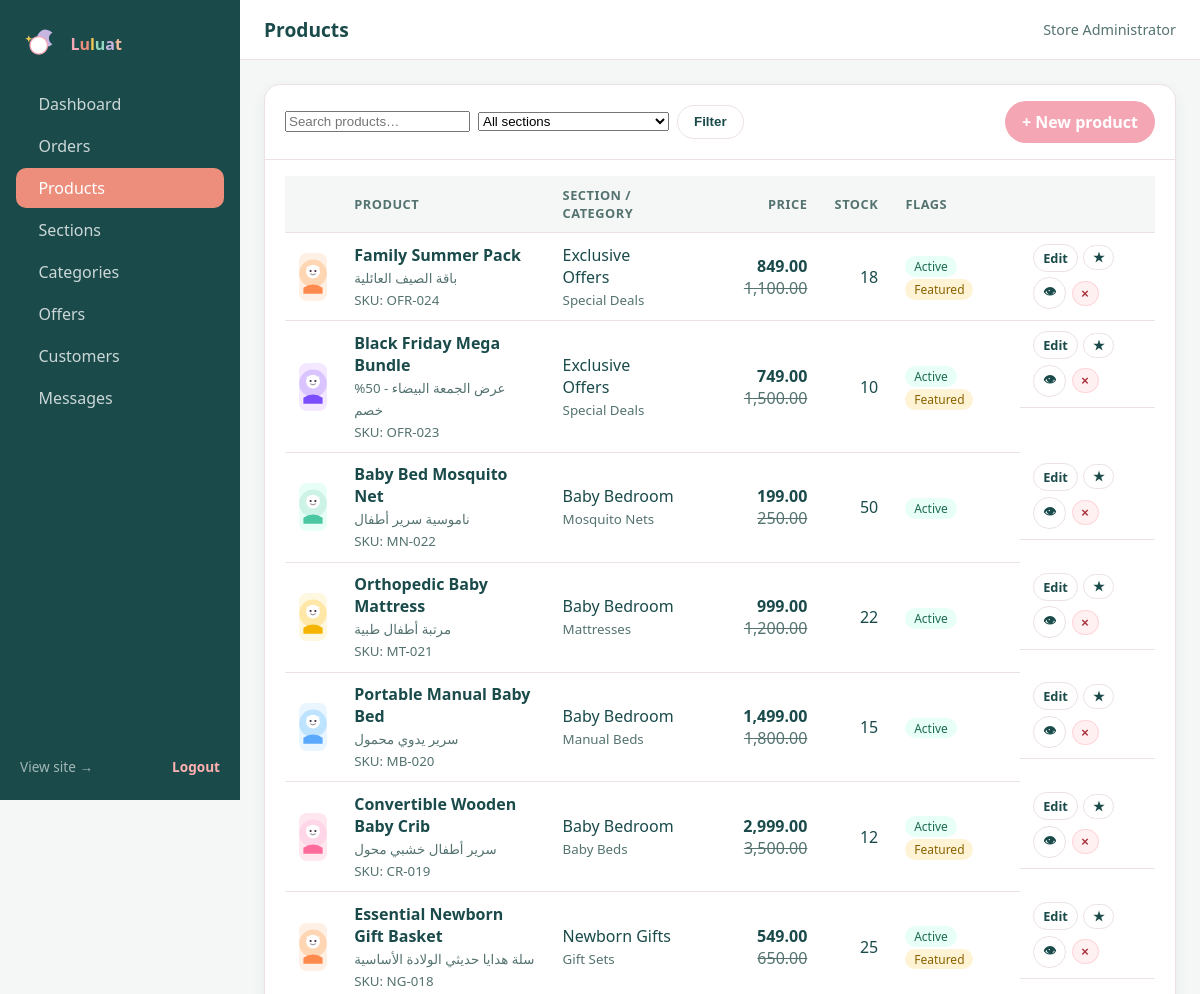
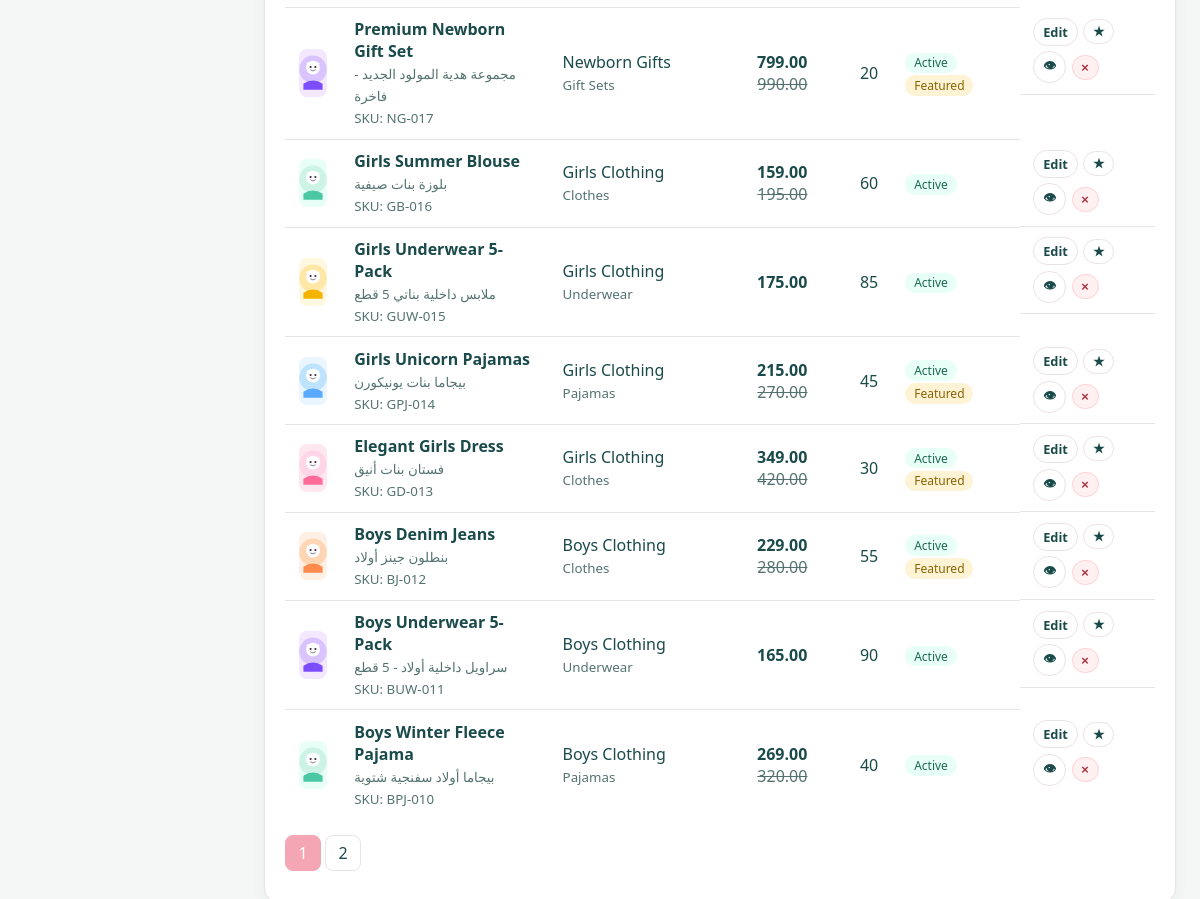
Screenshot of /admin/products.php (signed in) with the database file from the repository (2 pictures, top to bottom).
### tables this page shows
CREATE TABLE `products` (
  `id`             INT UNSIGNED NOT NULL AUTO_INCREMENT,
  `section_id`     INT UNSIGNED NOT NULL,
  `category_id`    INT UNSIGNED NOT NULL,
  `name_ar`        VARCHAR(180)   NOT NULL,
  `name_en`        VARCHAR(180)   NOT NULL,
  `slug`           VARCHAR(200)   NOT NULL,
  `sku`            VARCHAR(60)    DEFAULT NULL,
  `description_ar` TEXT           NOT NULL,
  `description_en` TEXT           NOT NULL,
  `price`          DECIMAL(10,2)  NOT NULL,
  `discount_price` DECIMAL(10,2)  DEFAULT NULL,
  `stock`          INT            NOT NULL DEFAULT 0,
  `sizes`          VARCHAR(255)   DEFAULT NULL COMMENT 'Comma separated',
  `colors`         VARCHAR(255)   DEFAULT NULL COMMENT 'Comma separated',
  `is_featured`    TINYINT(1)     NOT NULL DEFAULT 0,
  `is_active`      TINYINT(1)     NOT NULL DEFAULT 1,
  `views`          INT UNSIGNED   NOT NULL DEFAULT 0,
  `created_at`     DATETIME       NOT NULL DEFAULT CURRENT_TIMESTAMP,
  `updated_at`     DATETIME       NOT NULL DEFAULT CURRENT_TIMESTAMP
                                 ON UPDATE CURRENT_TIMESTAMP,
  PRIMARY KEY (`id`),
  UNIQUE KEY `uk_products_slug` (`slug`),
  KEY `idx_products_section`  (`section_id`),
  KEY `idx_products_category` (`category_id`),
  KEY `idx_products_featured` (`is_featured`),
  KEY `idx_products_active`   (`is_active`),
  CONSTRAINT `fk_products_section`
    FOREIGN KEY (`section_id`)  REFERENCES `sections`(`id`)   ON DELETE CASCADE,
  CONSTRAINT `fk_products_category`
    FOREIGN KEY (`category_id`) REFERENCES `categories`(`id`) ON DELETE CASCADE
);

CREATE TABLE `sections` (
  `id`         INT UNSIGNED NOT NULL AUTO_INCREMENT,
  `name_ar`    VARCHAR(120)  NOT NULL,
  `name_en`    VARCHAR(120)  NOT NULL,
  `slug`       VARCHAR(140)  NOT NULL,
  `icon`       VARCHAR(80)   DEFAULT NULL,
  `image`      VARCHAR(255)  DEFAULT NULL,
  `sort_order` INT           NOT NULL DEFAULT 0,
  `is_active`  TINYINT(1)    NOT NULL DEFAULT 1,
  `created_at` DATETIME      NOT NULL DEFAULT CURRENT_TIMESTAMP,
  PRIMARY KEY (`id`),
  UNIQUE KEY `uk_sections_slug` (`slug`)
);

CREATE TABLE `categories` (
  `id`         INT UNSIGNED NOT NULL AUTO_INCREMENT,
  `section_id` INT UNSIGNED NOT NULL,
  `name_ar`    VARCHAR(120)  NOT NULL,
  `name_en`    VARCHAR(120)  NOT NULL,
  `slug`       VARCHAR(140)  NOT NULL,
  `image`      VARCHAR(255)  DEFAULT NULL,
  `sort_order` INT           NOT NULL DEFAULT 0,
  `is_active`  TINYINT(1)    NOT NULL DEFAULT 1,
  `created_at` DATETIME      NOT NULL DEFAULT CURRENT_TIMESTAMP,
  PRIMARY KEY (`id`),
  UNIQUE KEY `uk_categories_section_slug` (`section_id`, `slug`),
  KEY `idx_categories_section` (`section_id`),
  CONSTRAINT `fk_categories_section`
    FOREIGN KEY (`section_id`) REFERENCES `sections`(`id`) ON DELETE CASCADE
);

### includes/functions.php (called while the page is built, shortened)
<?php
require_once __DIR__ . '/db.php';
function e($value): string
{
    return htmlspecialchars((string)$value, ENT_QUOTES | ENT_SUBSTITUTE, 'UTF-8');
}
function url(string $path = ''): string
{
    return BASE_URL . '/' . ltrim($path, '/');
}
function upload_url(string $path): string
{
    if (strpos($path, 'assets/') === 0 || strpos($path, 'uploads/') === 0) {
        return url($path);
    }
    return UPLOAD_URL . '/' . ltrim($path, '/');
}

### includes/db.php (called while the page is built, shortened)
<?php
final class DB
{
    private static ?PDO $pdo = null;
    public static function pdo(): PDO
    {
        if (self::$pdo === null) {
            $dsn = sprintf(
                'mysql:host=%s;port=%d;dbname=%s;charset=%s',
                DB_HOST, DB_PORT, DB_NAME, DB_CHARSET
            );
            try {
                self::$pdo = new PDO($dsn, DB_USER, DB_PASS, [
                    PDO::ATTR_ERRMODE            => PDO::ERRMODE_EXCEPTION,
                    PDO::ATTR_DEFAULT_FETCH_MODE => PDO::FETCH_ASSOC,
                    PDO::ATTR_EMULATE_PREPARES   => false,
                    PDO::MYSQL_ATTR_INIT_COMMAND => "SET NAMES utf8mb4 COLLATE utf8mb4_unicode_ci",
                ]);
            } catch (PDOException $e) {
                http_response_code(500);
                if (ini_get('display_errors')) {
                    die('DB connection failed: ' . htmlspecialchars($e->getMessage()));
                }
                die('Service temporarily unavailable. Please try again later.');
            }
        }
        return self::$pdo;
    }
    public static function run(string $sql, array $params = []): PDOStatement
    {
        $st = self::pdo()->prepare($sql);
        $st->execute($params);
        return $st;
    }
    public static function one(string $sql, array $params = []): ?array
    {
        $row = self::run($sql, $params)->fetch();
        return $row ?: null;
    }
    public static function all(string $sql, array $params = []): array
    {
        return self::run($sql, $params)->fetchAll();
    }
    public static function scalar(string $sql, array $params = [])
    {
        $st = self::run($sql, $params);
        $val = $st->fetchColumn();
        return $val === false ? null : $val;
    }
}

### includes/auth.php (called while the page is built, shortened)
<?php
require_once __DIR__ . '/db.php';
function current_admin(): ?array
{
    return DB::one('SELECT * FROM admins WHERE id = ?', [(int)$_SESSION['admin_id']]);
}

### admin/includes/bootstrap.php (called while the page is built, shortened)
<?php
$current_admin = current_admin();

### admin/products.php (the view, shortened to what this page needs)
<?php
require __DIR__ . '/includes/bootstrap.php';
$q          = trim((string)($_GET['q'] ?? ''));
$page       = max(1, (int)($_GET['page'] ?? 1));
$per_page   = 15;
$where = ['1=1'];
$params = [];
$wsql  = 'WHERE ' . implode(' AND ', $where);
$total  = (int) DB::scalar("SELECT COUNT(*) FROM products p $wsql", $params);
$pages  = max(1, (int) ceil($total / $per_page));
$offset = ($page - 1) * $per_page;
$rows = DB::all(
    "SELECT p.*, s.name_en AS section_name, c.name_en AS category_name,
            (SELECT image_path FROM product_images WHERE product_id = p.id ORDER BY is_primary DESC, sort_order ASC LIMIT 1) AS thumb
     FROM products p
     JOIN sections s ON s.id = p.section_id
     JOIN categories c ON c.id = p.category_id
     $wsql
     ORDER BY p.id DESC
     LIMIT $per_page OFFSET $offset",
    $params
);
$admin_page  = 'products';
$admin_title = 'Products';
include __DIR__ . '/includes/header.php';
?>
<section class="panel">
  <header class="panel__head">
    <form method="get" class="filterbar">
      <input type="search" name="q" value="<?= e($q) ?>" placeholder="Search products…">
      <select name="section_id">
        <option value="0">All sections</option>
      </select>
      <button class="btn btn--ghost" type="submit">Filter</button>
    </form>
    <a class="btn btn--primary" href="<?= url('admin/product_form.php') ?>">+ New product</a>
  </header>
  <div class="panel__body">
    <table class="data-table data-table--products">
      <thead>
        <tr>
          <th></th>
          <th>Product</th>
          <th>Section / Category</th>
          <th class="num">Price</th>
          <th class="num">Stock</th>
          <th>Flags</th>
          <th></th>
        </tr>
      </thead>
      <tbody>
        <?php foreach ($rows as $r):
          $img = $r['thumb'] ? upload_url($r['thumb']) : url('assets/images/placeholder-1.svg');
        ?>
        <tr>
          <td><img class="row-thumb" src="<?= e($img) ?>" alt=""></td>
          <td>
            <strong><?= e($r['name_en']) ?></strong><br>
            <small class="muted" dir="rtl"><?= e($r['name_ar']) ?></small>
            <?php if (!empty($r['sku'])): ?><br><small class="muted">SKU: <?= e($r['sku']) ?></small><?php endif; ?>
          </td>
          <td><?= e($r['section_name']) ?><br><small class="muted"><?= e($r['category_name']) ?></small></td>
          <td class="num">
            <?php if ($r['discount_price'] !== null && $r['discount_price'] < $r['price']): ?>
              <strong><?= number_format((float)$r['discount_price'], 2) ?></strong>
              <s class="muted"><?= number_format((float)$r['price'], 2) ?></s>
            <?php else: ?>
              <strong><?= number_format((float)$r['price'], 2) ?></strong>
            <?php endif; ?>
          </td>
          <td class="num">
            <span class="<?= ((int)$r['stock'] < 5) ? 'danger' : '' ?>"><?= (int)$r['stock'] ?></span>
          </td>
          <td>
            <?= $r['is_active']   ? '<span class="pill pill--ok">Active</span>'   : '<span class="pill pill--off">Hidden</span>' ?>
            <?= $r['is_featured'] ? '<span class="pill pill--feat">Featured</span>' : '' ?>
          </td>
          <td class="row-actions">
            <a class="btn btn--xs btn--ghost" href="<?= url('admin/product_form.php?id=' . (int)$r['id']) ?>">Edit</a>
            <form method="post" class="inline-form">
              <button class="btn btn--xs" type="submit">★</button>
            </form>
            <form method="post" class="inline-form">
              <button class="btn btn--xs" type="submit">👁</button>
            </form>
            <form method="post" class="inline-form" onsubmit="return confirm('Delete product?')">
              <button class="btn btn--xs btn--danger" type="submit">×</button>
            </form>
          </td>
        </tr>
        <?php endforeach; ?>
      </tbody>
    </table>
    <?php if ($pages > 1): ?>
      <nav class="pagination">
        <?php for ($i = 1; $i <= $pages; $i++):
          $qs = $_GET; $qs['page'] = $i;
        ?>
          <a href="?<?= e(http_build_query($qs)) ?>" class="<?= $i === $page ? 'is-active' : '' ?>"><?= $i ?></a>
        <?php endfor; ?>
      </nav>
    <?php endif; ?>
  </div>
</section>
<?php include __DIR__ . '/includes/footer.php'; ?>

### admin/includes/header.php (shortened to what this page needs)
<?php
$admin_page  = $admin_page  ?? 'dashboard';
$admin_title = $admin_title ?? 'Dashboard';
?>
<!DOCTYPE html>
<html lang="en" dir="ltr">
<head>
<link rel="stylesheet" href="<?= url('assets/css/admin.css') ?>">
</head>
<body class="admin">
<aside class="admin__sidebar">
  <div class="admin__brand">
    <span style="font-weight:800;">
      <span style="color:#f4a6b4">L</span><span style="color:#ed8e7c">u</span><span style="color:#efc754">l</span><span style="color:#8fd5c0">u</span><span style="color:#c8b6e2">a</span><span style="color:#f3bc9e">t</span>
    </span>
  </div>
  <nav class="admin__nav">
    <a class="<?= $admin_page === 'dashboard'  ? 'is-active' : '' ?>" href="<?= url('admin/index.php') ?>"><span class="ic ic-home"></span> Dashboard</a>
    <a class="<?= $admin_page === 'orders'     ? 'is-active' : '' ?>" href="<?= url('admin/orders.php') ?>"><span class="ic ic-cart"></span> Orders</a>
    <a class="<?= $admin_page === 'products'   ? 'is-active' : '' ?>" href="<?= url('admin/products.php') ?>"><span class="ic ic-box"></span> Products</a>
    <a class="<?= $admin_page === 'sections'   ? 'is-active' : '' ?>" href="<?= url('admin/sections.php') ?>"><span class="ic ic-grid"></span> Sections</a>
    <a class="<?= $admin_page === 'categories' ? 'is-active' : '' ?>" href="<?= url('admin/categories.php') ?>"><span class="ic ic-tag"></span> Categories</a>
    <a class="<?= $admin_page === 'offers'     ? 'is-active' : '' ?>" href="<?= url('admin/offers.php') ?>"><span class="ic ic-fire"></span> Offers</a>
    <a class="<?= $admin_page === 'users'      ? 'is-active' : '' ?>" href="<?= url('admin/users.php') ?>"><span class="ic ic-user"></span> Customers</a>
    <a class="<?= $admin_page === 'messages'   ? 'is-active' : '' ?>" href="<?= url('admin/messages.php') ?>"><span class="ic ic-mail"></span> Messages</a>
  </nav>
  <div class="admin__sidebar-footer">
    <a href="<?= url('') ?>" target="_blank">View site →</a>
    <a href="<?= url('admin/logout.php') ?>" class="link-danger">Logout</a>
  </div>
</aside>
<main class="admin__main">
  <header class="admin__topbar">
    <h1><?= e($admin_title) ?></h1>
    <div class="admin__user">
      <span><?= e($current_admin['full_name']) ?></span>
    </div>
  </header>
  <div class="admin__content">

### assets/css/admin.css (style rules this page uses)
:root { --pink-500: #f4a6b4; --pink-600: #e98598; --coral-500: #ed8e7c; --coral-600: #d97560; --mint-500: #8fd5c0; --lavender-300: #cdbcec; --amber-500: #efc754; --bg: #f4f7f6; --surface: #ffffff; --border: #ece2e6; --ink-50: #f4f7f6; --ink-100: #e6edec; --ink-300: #93aba8; --ink-500: #547370; --ink-700: #294e4a; --ink-900: #1a4a4a; --shadow-1: 0 4px 14px rgba(26, 74, 74, .06); --shadow-2: 0 12px 28px rgba(26, 74, 74, .10); }
*, *::before, *::after { box-sizing: border-box; }
body { margin: 0; font-family: 'Poppins', system-ui, sans-serif; background: var(--bg); color: var(--ink-900); }
img, svg { max-width: 100%; display: block; }
a { color: inherit; text-decoration: none; }
table { border-collapse: collapse; width: 100%; }
.admin { display: grid; grid-template-columns: 240px 1fr; min-height: 100vh; }
.admin__sidebar { background: var(--ink-900); color: #fff; padding: 1.25rem 1rem; display: flex; flex-direction: column; gap: 1rem; position: sticky; top: 0; height: 100vh; }
.admin__brand { display: flex; align-items: center; gap: .65rem; padding: .25rem .25rem; }
.admin__brand span { font-weight: 700; }
.admin__nav { display: flex; flex-direction: column; gap: .15rem; flex: 1; }
.admin__nav a { display: flex; align-items: center; gap: .65rem; padding: .55rem .75rem; border-radius: 10px; color: rgba(255,255,255,.78); }
.admin__nav a.is-active { background: var(--coral-500); color: #fff; }
.admin__sidebar-footer { display: flex; justify-content: space-between; padding: .25rem; font-size: .85rem; color: rgba(255,255,255,.6); }
.admin__sidebar-footer .link-danger { color: #ffb1b1; }
.admin__main { display: flex; flex-direction: column; min-width: 0; }
.admin__topbar { display: flex; align-items: center; justify-content: space-between; padding: 1rem 1.5rem; border-bottom: 1px solid var(--border); background: #fff; }
.admin__topbar h1 { margin: 0; font-size: 1.2rem; }
.admin__user { color: var(--ink-500); font-size: .9rem; }
.admin__content { padding: 1.5rem; display: flex; flex-direction: column; gap: 1.25rem; }
.panel { background: #fff; border: 1px solid var(--border); border-radius: 16px; box-shadow: var(--shadow-1); overflow: hidden; }
.panel__head { display: flex; align-items: center; justify-content: space-between; padding: 1rem 1.25rem; border-bottom: 1px solid var(--border); flex-wrap: wrap; gap: .5rem; }
.panel__body { padding: 1rem 1.25rem; }
.data-table { width: 100%; }
.data-table th, .data-table td { padding: .65rem .85rem; text-align: start; border-bottom: 1px solid var(--border); vertical-align: middle; }
.data-table th { background: var(--ink-50); font-size: .8rem; text-transform: uppercase; letter-spacing: .04em; color: var(--ink-500); }
.data-table tr:last-child td { border-bottom: 0; }
.data-table .num { text-align: end; }
.row-thumb { width: 48px; height: 48px; border-radius: 8px; object-fit: cover; }
.row-actions { display: flex; gap: .35rem; flex-wrap: wrap; }
.muted { color: var(--ink-500); }
.pill { display: inline-block; padding: .12rem .55rem; border-radius: 999px; font-size: .75rem; background: var(--ink-100); color: var(--ink-700); }
.pill--ok { background: #e8fff7; color: #1d6b53; }
.pill--feat { background: #fff3d6; color: #8a6300; }
.btn { display: inline-flex; align-items: center; justify-content: center; gap: .35rem; padding: .55rem 1rem; border-radius: 999px; border: 1px solid var(--border); background: #fff; color: var(--ink-900); font-weight: 600; cursor: pointer; transition: .15s ease; text-decoration: none; }
.btn--primary { background: var(--pink-500); color: #fff; border-color: transparent; }
.btn--ghost { background: transparent; }
.btn--danger { background: #fff0f1; color: #a8333d; border-color: #ffd0d4; }
.btn--xs { padding: .25rem .55rem; font-size: .8rem; }
.link-danger { color: #a8333d; font-weight: 600; }
.filterbar { display: flex; gap: .5rem; align-items: center; flex-wrap: wrap; }
.inline-form { display: inline-flex; gap: .35rem; align-items: center; }
.pagination { display: flex; gap: .25rem; padding: 1rem 0; flex-wrap: wrap; }
.pagination a { display: grid; place-items: center; min-width: 36px; height: 36px; border-radius: 8px; padding: 0 .65rem; border: 1px solid var(--border); text-decoration: none; }
.pagination .is-active { background: var(--pink-500); color: #fff; border-color: var(--pink-500); }

### rows the page displays
products: name_en "Family Summer Pack", name_ar "باقة الصيف العائلية", sku "OFR-024", section.name_en "Exclusive Offers", category.name_en "Special Deals", discount_price "849.00", price "1,100.00", stock "18", is_active "Active", is_featured "Featured"
products: name_en "Black Friday Mega Bundle", name_ar "عرض الجمعة البيضاء - 50% خصم", sku "OFR-023", section.name_en "Exclusive Offers", category.name_en "Special Deals", discount_price "749.00", price "1,500.00", stock "10", is_active "Active", is_featured "Featured"
products: name_en "Baby Bed Mosquito Net", name_ar "ناموسية سرير أطفال", sku "MN-022", section.name_en "Baby Bedroom", category.name_en "Mosquito Nets", discount_price "199.00", price "250.00", stock "50", is_active "Active"
products: name_en "Orthopedic Baby Mattress", name_ar "مرتبة أطفال طبية", sku "MT-021", section.name_en "Baby Bedroom", category.name_en "Mattresses", discount_price "999.00", price "1,200.00", stock "22", is_active "Active"
products: name_en "Portable Manual Baby Bed", name_ar "سرير يدوي محمول", sku "MB-020", section.name_en "Baby Bedroom", category.name_en "Manual Beds", discount_price "1,499.00", price "1,800.00", stock "15", is_active "Active"
products: name_en "Convertible Wooden Baby Crib", name_ar "سرير أطفال خشبي محول", sku "CR-019", section.name_en "Baby Bedroom", category.name_en "Baby Beds", discount_price "2,999.00", price "3,500.00", stock "12", is_active "Active", is_featured "Featured"
products: name_en "Essential Newborn Gift Basket", name_ar "سلة هدايا حديثي الولادة الأساسية", sku "NG-018", section.name_en "Newborn Gifts", category.name_en "Gift Sets", discount_price "549.00", price "650.00", stock "25", is_active "Active", is_featured "Featured"
products: name_en "Premium Newborn Gift Set", name_ar "مجموعة هدية المولود الجديد - فاخرة", sku "NG-017", section.name_en "Newborn Gifts", category.name_en "Gift Sets", discount_price "799.00", price "990.00", stock "20", is_active "Active", is_featured "Featured"
products: name_en "Girls Summer Blouse", name_ar "بلوزة بنات صيفية", sku "GB-016", section.name_en "Girls Clothing", category.name_en "Clothes", discount_price "159.00", price "195.00", stock "60", is_active "Active"
products: name_en "Girls Underwear 5-Pack", name_ar "ملابس داخلية بناتي 5 قطع", sku "GUW-015", section.name_en "Girls Clothing", category.name_en "Underwear", price "175.00", stock "85", is_active "Active"
products: name_en "Girls Unicorn Pajamas", name_ar "بيجاما بنات يونيكورن", sku "GPJ-014", section.name_en "Girls Clothing", category.name_en "Pajamas", discount_price "215.00", price "270.00", stock "45", is_active "Active", is_featured "Featured"
products: name_en "Elegant Girls Dress", name_ar "فستان بنات أنيق", sku "GD-013", section.name_en "Girls Clothing", category.name_en "Clothes", discount_price "349.00", price "420.00", stock "30", is_active "Active", is_featured "Featured"
products: name_en "Boys Denim Jeans", name_ar "بنطلون جينز أولاد", sku "BJ-012", section.name_en "Boys Clothing", category.name_en "Clothes", discount_price "229.00", price "280.00", stock "55", is_active "Active", is_featured "Featured"
products: name_en "Boys Underwear 5-Pack", name_ar "سراويل داخلية أولاد - 5 قطع", sku "BUW-011", section.name_en "Boys Clothing", category.name_en "Underwear", price "165.00", stock "90", is_active "Active"
products: name_en "Boys Winter Fleece Pajama", name_ar "بيجاما أولاد سفنجية شتوية", sku "BPJ-010", section.name_en "Boys Clothing", category.name_en "Pajamas", discount_price "269.00", price "320.00", stock "40", is_active "Active"

### other values shown
$admin_title "Products"
$current_admin['full_name'] "Store Administrator"
